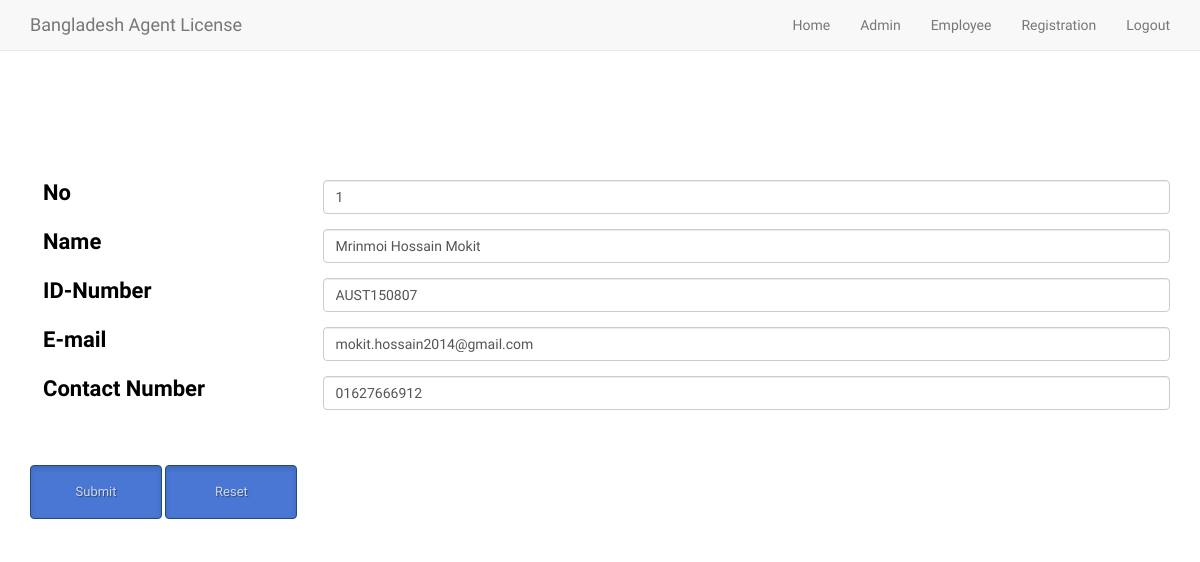
Screenshot of /Views/Employee/updateForm.php?id=1 with the database file from the repository.
### tables this page shows
CREATE TABLE `employees` (
  `ID` int(9) NOT NULL,
  `employeeName` varchar(40) NOT NULL,
  `employeeId` varchar(40) NOT NULL,
  `contactNumber` varchar(40) NOT NULL,
  `email` varchar(40) NOT NULL
);

### Src/Utility/Sanitize.php (called while the page is built, shortened)
<?php
class Sanitize
{
    public static function sanitize($data){
        return $data;
    }
}

### Src/Employee/Employee.php (called while the page is built, shortened)
<?php
class Employee
{
    public $con = '';
    public function __construct($db_con)
    {
        $this->con = $db_con;
    }
    public function index($id = null){
        $stmt = $this->con->prepare("SELECT * FROM employees WHERE id = :id");
        $stmt->bindparam(":id", $id);
        $stmt->execute();
        $employee = $stmt->fetch(\PDO::FETCH_ASSOC);
        return $employee;
    }
}

### Views/Employee/updateForm.php (the view, shortened to what this page needs)
<?php
$data = Sanitize::sanitize($_GET);
$employee = new Employee(DB::$con);
$employees = $employee->index($data['id']);
?>
<?php
include_once('header.php');
?>
        <div class="container" style="padding-top: 15%;">
            <form class="form-horizontal" action="update.php" method="post">
                <div class="form-group">
                    <label class="col-md-3 control-label" style="line-height: 0px !important; margin-bottom: 25px; text-align: left;">No</label>
                    <div class="col-md-9">
                        <input name = "id" type="number" class="form-control" value="<?php echo $employees['ID']; ?>" placeholder="No">
                    </div>
                </div>
                <div class="form-group">
                    <label class="col-md-3 control-label" style="line-height: 0px !important; margin-bottom: 25px; text-align: left;">Name</label>
                    <div class="col-md-9">
                        <input name = "name" type="text" class="form-control" value="<?php echo $employees['employeeName']; ?>" placeholder="Full Name">
                    </div>
                </div>
                <div class="form-group">
                    <label class="col-md-3 control-label" style="line-height: 0px !important; margin-bottom: 25px; text-align: left;">ID-Number</label>
                    <div class="col-md-9">
                        <input name = "idNum" type="text" class="form-control" value="<?php echo $employees['employeeId']; ?>" placeholder="Full ID Number">
                    </div>
                </div>
                <div class="form-group">
                    <label class="col-md-3 control-label" style="line-height: 0px !important; margin-bottom: 25px; text-align: left;">E-mail</label>
                    <div class="col-md-9">
                        <input name = "email" type="email" class="form-control" value = "<?php echo $employees['email']; ?>" placeholder="ex: abcdefgh@xyz.com">
                    </div>
                </div>
                <div class="form-group">
                    <label class="col-md-3 control-label" style="line-height: 0px !important; margin-bottom: 25px; text-align: left;">Contact Number</label>
                    <div class="col-md-9">
                        <input name = "contact" type="number" class="form-control" value = "<?php echo $employees['contactNumber']; ?>" placeholder="Contact Number">
                    </div>
                </div>
                <br/>
                <br/>
                <div class="form-group">
                    <div class="col-md-12">
                        <button type="submit" class="btn btn-primary btn-lg active" style="height: 54px;width: 132px;">Submit</button>
                        <button type="reset" class="btn btn-primary btn-lg active" style="height: 54px;width: 132px;">Reset</button>
                    </div>
                </div>
            </form>
        </div>
<?php
include_once('footer.php');
?>

### css/style.css (style rules this page uses)
*, *:before, *:after { box-sizing: border-box; }
html { width: 100%; height:100%; overflow:scroll; }
body { width: 100%; height:100%; font-family: 'Titillium Web', sans-serif; color: #000; }
label { position: absolute; -webkit-transform: translateY(6px); transform: translateY(6px); left: 13px; -webkit-transition: all 0.25s ease; transition: all 0.25s ease; -webkit-backface-visibility: hidden; pointer-events: none; font-size: 22px; }
input, textarea { font-size: 22px; display: block; width: 100%; height: 100%; padding: 5px 10px; background: none; background-image: none; border: 1px solid #a0b3b0; color: #000; border-radius: 0; -webkit-transition: border-color .25s ease, box-shadow .25s ease; transition: border-color .25s ease, box-shadow .25s ease; }
.btn { display: inline-block; *display: inline; *zoom: 1; padding: 4px 10px 4px; margin-bottom: 0; font-size: 13px; line-height: 18px; color: #333333; text-align: center;text-shadow: 0 1px 1px rgba(255, 255, 255, 0.75); vertical-align: middle; background-color: #f5f5f5; background-image: -moz-linear-gradient(top, #ffffff, #e6e6e6); background-image: -ms-linear-gradient(top, #ffffff, #e6e6e6); background-image: -webkit-gradient(linear, 0 0, 0 100%, from(#ffffff), to(#e6e6e6)); background-image: -webkit-linear-gradient(top, #ffffff, #e6e6e6); background-image: -o-linear-gradient(top, #ffffff, #e6e6e6); background-image: linear-gradient(top, #ffffff, #e6e6e6); background-repeat: repeat-x; filter: progid:dximagetransform.microsoft.gradient(startColorstr=#ffffff, endColorstr=#e6e6e6, GradientType=0); border-color: #e6e6e6 #e6e6e6 #e6e6e6; border-color: rgba(0, 0, 0, 0.1) rgba(0, 0, 0, 0.1) rgba(0, 0, 0, 0.25); border: 1px solid #e6e6e6; -webkit-border-radius: 4px; -moz-border-radius: 4px; border-radius: 4px; -webkit-box-shadow: inset 0 1px 0 rgba(255, 255, 255, 0.2), 0 1px 2px rgba(0, 0, 0, 0.05); -moz-box-shadow: inset 0 1px 0 rgba(255, 255, 255, 0.2), 0 1px 2px rgba(0, 0, 0, 0.05); box-shadow: inset 0 1px 0 rgba(255, 255, 255, 0.2), 0 1px 2px rgba(0, 0, 0, 0.05); cursor: pointer; *margin-left: .3em; }
.btn:hover, .btn:active, .btn.active, .btn.disabled, .btn[disabled] { background-color: #e6e6e6; }
.btn-primary, .btn-primary:hover { text-shadow: 0 -1px 0 rgba(0, 0, 0, 0.25); color: #ffffff; }
.btn-primary.active { color: rgba(255, 255, 255, 0.75); }
.btn-primary { background-color: #4a77d4; background-image: -moz-linear-gradient(top, #6eb6de, #4a77d4); background-image: -ms-linear-gradient(top, #6eb6de, #4a77d4); background-image: -webkit-gradient(linear, 0 0, 0 100%, from(#6eb6de), to(#4a77d4)); background-image: -webkit-linear-gradient(top, #6eb6de, #4a77d4); background-image: -o-linear-gradient(top, #6eb6de, #4a77d4); background-image: linear-gradient(top, #6eb6de, #4a77d4); background-repeat: repeat-x; filter: progid:dximagetransform.microsoft.gradient(startColorstr=#6eb6de, endColorstr=#4a77d4, GradientType=0); border: 1px solid #3762bc; text-shadow: 1px 1px 1px rgba(0,0,0,0.4); box-shadow: inset 0 1px 0 rgba(255, 255, 255, 0.2), 0 1px 2px rgba(0, 0, 0, 0.5); }
.btn-primary:hover, .btn-primary:active, .btn-primary.active, .btn-primary.disabled, .btn-primary[disabled] { filter: none; background-color: #4a77d4; }

### rows the page displays
employees: id "1", name "Mrinmoi Hossain Mokit", idNum "AUST150807", email "mokit.hossain2014@gmail.com", contact "01627666912"
